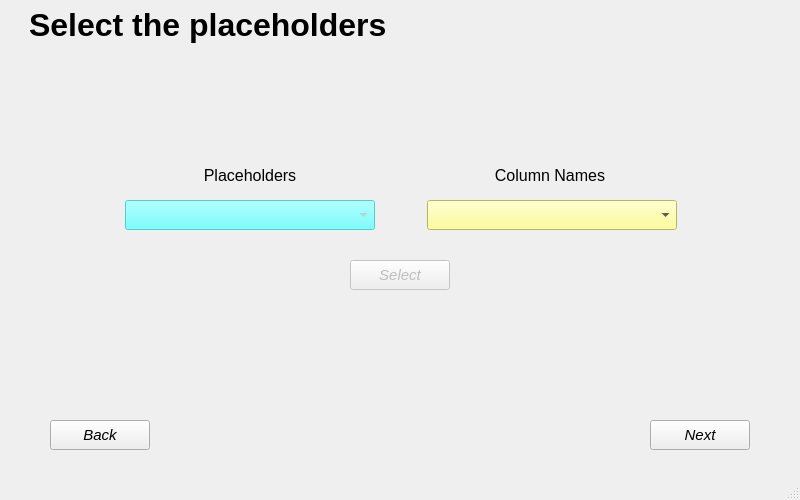
<?xml version="1.0" encoding="UTF-8"?>
<ui version="4.0">
 <class>MainWindow</class>
 <widget class="QMainWindow" name="MainWindow">
  <property name="enabled">
   <bool>true</bool>
  </property>
  <property name="geometry">
   <rect>
    <x>0</x>
    <y>0</y>
    <width>800</width>
    <height>500</height>
   </rect>
  </property>
  <property name="windowTitle">
   <string>MainWindow</string>
  </property>
  <widget class="QWidget" name="centralwidget">
   <widget class="QPushButton" name="b61">
    <property name="geometry">
     <rect>
      <x>50</x>
      <y>420</y>
      <width>100</width>
      <height>30</height>
     </rect>
    </property>
    <property name="font">
     <font>
      <pointsize>11</pointsize>
      <italic>true</italic>
     </font>
    </property>
    <property name="text">
     <string>Back</string>
    </property>
   </widget>
   <widget class="QPushButton" name="b62">
    <property name="geometry">
     <rect>
      <x>650</x>
      <y>420</y>
      <width>100</width>
      <height>30</height>
     </rect>
    </property>
    <property name="font">
     <font>
      <pointsize>11</pointsize>
      <italic>true</italic>
     </font>
    </property>
    <property name="text">
     <string>Next</string>
    </property>
   </widget>
   <widget class="QLabel" name="label">
    <property name="geometry">
     <rect>
      <x>29</x>
      <y>0</y>
      <width>771</width>
      <height>50</height>
     </rect>
    </property>
    <property name="font">
     <font>
      <pointsize>24</pointsize>
      <italic>false</italic>
      <bold>true</bold>
     </font>
    </property>
    <property name="text">
     <string>Select the placeholders</string>
    </property>
    <property name="alignment">
     <set>Qt::AlignJustify|Qt::AlignVCenter</set>
    </property>
   </widget>
   <widget class="QComboBox" name="cb1">
    <property name="enabled">
     <bool>false</bool>
    </property>
    <property name="geometry">
     <rect>
      <x>125</x>
      <y>200</y>
      <width>250</width>
      <height>30</height>
     </rect>
    </property>
    <property name="font">
     <font>
      <pointsize>11</pointsize>
      <italic>false</italic>
      <bold>true</bold>
     </font>
    </property>
    <property name="acceptDrops">
     <bool>false</bool>
    </property>
    <property name="styleSheet">
     <string notr="true">background-color: rgb(85, 255, 255);</string>
    </property>
   </widget>
   <widget class="QComboBox" name="cb2">
    <property name="geometry">
     <rect>
      <x>427</x>
      <y>200</y>
      <width>250</width>
      <height>30</height>
     </rect>
    </property>
    <property name="font">
     <font>
      <pointsize>11</pointsize>
      <italic>false</italic>
     </font>
    </property>
    <property name="styleSheet">
     <string notr="true">background-color: rgb(255, 255, 127);</string>
    </property>
   </widget>
   <widget class="QLabel" name="label_2">
    <property name="geometry">
     <rect>
      <x>150</x>
      <y>160</y>
      <width>200</width>
      <height>30</height>
     </rect>
    </property>
    <property name="font">
     <font>
      <pointsize>12</pointsize>
     </font>
    </property>
    <property name="text">
     <string>Placeholders</string>
    </property>
    <property name="alignment">
     <set>Qt::AlignCenter</set>
    </property>
   </widget>
   <widget class="QLabel" name="label_3">
    <property name="geometry">
     <rect>
      <x>450</x>
      <y>160</y>
      <width>200</width>
      <height>30</height>
     </rect>
    </property>
    <property name="font">
     <font>
      <pointsize>12</pointsize>
     </font>
    </property>
    <property name="text">
     <string>Column Names</string>
    </property>
    <property name="alignment">
     <set>Qt::AlignCenter</set>
    </property>
   </widget>
   <widget class="QPushButton" name="b63">
    <property name="enabled">
     <bool>false</bool>
    </property>
    <property name="geometry">
     <rect>
      <x>350</x>
      <y>260</y>
      <width>100</width>
      <height>30</height>
     </rect>
    </property>
    <property name="font">
     <font>
      <pointsize>11</pointsize>
      <italic>true</italic>
     </font>
    </property>
    <property name="text">
     <string>Select</string>
    </property>
   </widget>
   <widget class="QLabel" name="show">
    <property name="geometry">
     <rect>
      <x>125</x>
      <y>310</y>
      <width>550</width>
      <height>30</height>
     </rect>
    </property>
    <property name="font">
     <font>
      <pointsize>12</pointsize>
     </font>
    </property>
    <property name="text">
     <string/>
    </property>
    <property name="alignment">
     <set>Qt::AlignCenter</set>
    </property>
   </widget>
  </widget>
  <widget class="QMenuBar" name="menubar">
   <property name="geometry">
    <rect>
     <x>0</x>
     <y>0</y>
     <width>800</width>
     <height>22</height>
    </rect>
   </property>
  </widget>
  <widget class="QStatusBar" name="statusbar"/>
 </widget>
 <resources/>
 <connections/>
</ui>
